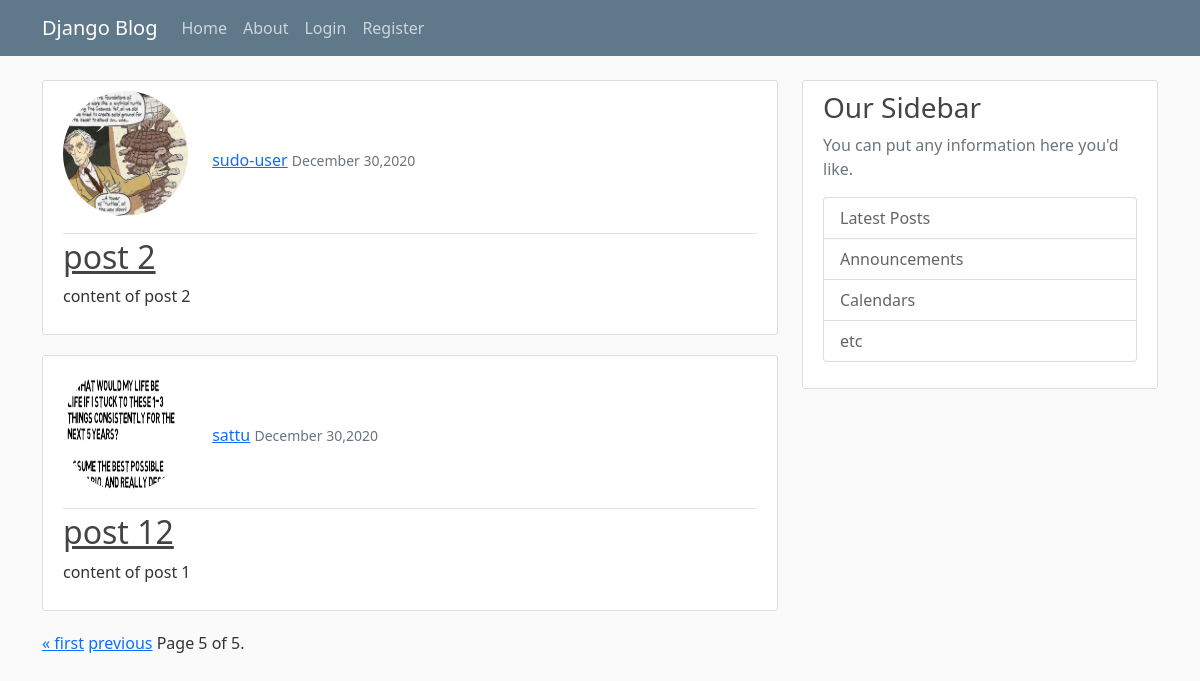
The app's page /?page=5 with its own data.
### blog/models.py (models this page shows, shortened)
class Post(models.Model):
	title=models.CharField(max_length=100,default='DEFAULT VALUE')
	content=models.TextField(default='DEFAULT VALUE')
	author=models.ForeignKey(User, on_delete=models.CASCADE,default='DEFAULT VALUE')
	date_posted=models.DateTimeField(default=timezone.now)

### users/models.py (models this page shows, shortened)
class profile(models.Model):
	user=models.OneToOneField(User,on_delete=models.CASCADE)
	image=models.ImageField(default='default.jpg',upload_to='profile_pics')

### blog/views.py (the view)
# urls.py: path('',PostListView.as_view(),name='blog-home'),
class PostListView(ListView):
	model = Post
	context_object_name='posts'
	template_name='blog/home.html'
	ordering=['-date_posted']
	paginate_by=2

### blog/templates/blog/home.html (shortened to what this page needs)
{%extends "blog/base.html" %}
{%block content%}
	{%for post in posts%}
		<article class="media content-section">
			  <div class="media-body">
			    <div class="article-metadata">
			      <img class="rounded-circle account-img" src="{{post.author.profile.image.url}}">
			      <a class="mr-2" href="{%url 'user-posts' post.author.username %}">{{ post.author }}</a>
			      <small class="text-muted">{{ post.date_posted|date:"F d,Y"}}</small>
			    </div>
			    <h2><a class="article-title" href="{% url 'post-detail' post.id %}">{{ post.title }}</a></h2>
			    <p class="article-content">{{ post.content }}</p>
			  </div>
		</article>
	{%endfor%}
	<div class="pagination">
	    <span class="step-links">
	        {% if page_obj.has_previous %}
	            <a href="?page=1">&laquo; first</a>
	            <a href="?page={{ page_obj.previous_page_number }}">previous</a>
	        {% endif %}
	        <span class="current">
	            Page {{ page_obj.number }} of {{ page_obj.paginator.num_pages }}.
	        </span>
	    </span>
	</div>
{%endblock content%}

### blog/static/blog/main.css (style rules this page uses)
body { background: #fafafa; color: #333333; margin-top: 5rem; }
h1, h2, h3, h4, h5, h6 { color: #444444; }
.content-section { background: #ffffff; padding: 10px 20px; border: 1px solid #dddddd; border-radius: 3px; margin-bottom: 20px; }
.article-title { color: #444444; }
.article-content { white-space: pre-line; }
.article-metadata { padding-bottom: 1px; margin-bottom: 4px; border-bottom: 1px solid #e3e3e3 }
.account-img { height: 125px; width: 125px; margin-right: 20px; margin-bottom: 16px; }

### records on screen
Post: author.profile.image (picture), author "sudo-user", date_posted "December 30,2020", title "post 2", content "content of post 2"
Post: author.profile.image (picture), author "sattu", date_posted "December 30,2020", title "post 12", content "content of post 1"

### other values on screen
{{ page_obj.number }} "5"
{{ page_obj.paginator.num_pages }} "5"
